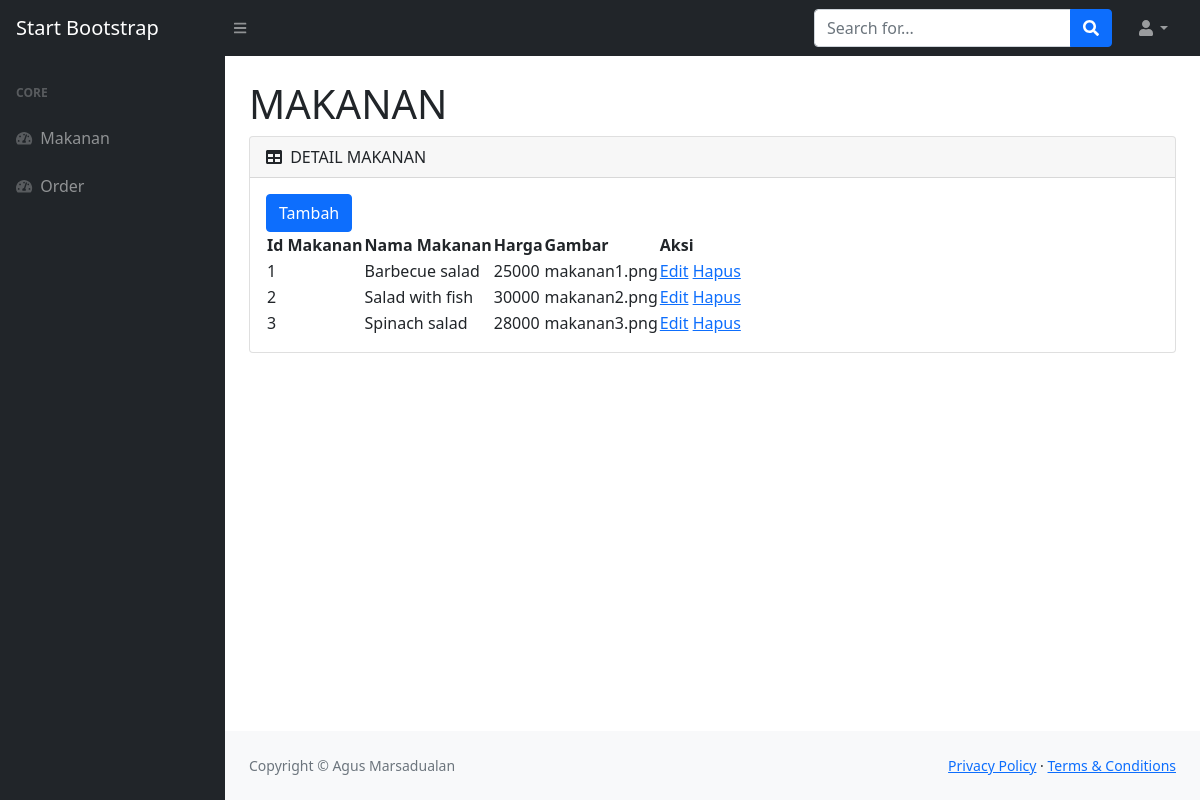
The page /admin/makanan.php on the database its author committed.
### tables this page shows
CREATE TABLE `makanan` (
  `id_makanan` int(11) NOT NULL,
  `nama_makanan` varchar(50) NOT NULL,
  `harga_makanan` int(50) NOT NULL,
  `gambar` varchar(50) NOT NULL
);

### admin/makanan.php (the view, shortened to what this page needs)
<!DOCTYPE html>
<html lang="en">
<head>
    <link href="https://cdn.jsdelivr.net/npm/simple-datatables@latest/dist/style.css" rel="stylesheet" />
    <link href="css/styles.css" rel="stylesheet" />
</head>
<body class="sb-nav-fixed">
    <nav class="sb-topnav navbar navbar-expand navbar-dark bg-dark">
        <a class="navbar-brand ps-3" href="index.php">Start Bootstrap</a>
        <button class="btn btn-link btn-sm order-1 order-lg-0 me-4 me-lg-0" id="sidebarToggle" href="#!"><i class="fas fa-bars"></i></button>
        <form class="d-none d-md-inline-block form-inline ms-auto me-0 me-md-3 my-2 my-md-0">
            <div class="input-group">
                <input class="form-control" type="text" placeholder="Search for..." aria-label="Search for..." aria-describedby="btnNavbarSearch" />
                <button class="btn btn-primary" id="btnNavbarSearch" type="button"><i class="fas fa-search"></i></button>
            </div>
        </form>
        <ul class="navbar-nav ms-auto ms-md-0 me-3 me-lg-4">
            <li class="nav-item dropdown">
                <a class="nav-link dropdown-toggle" id="navbarDropdown" href="#" role="button" data-bs-toggle="dropdown" aria-expanded="false"><i class="fas fa-user fa-fw"></i></a>
            </li>
        </ul>
    </nav>
    <div id="layoutSidenav">
        <div id="layoutSidenav_nav">
            <nav class="sb-sidenav accordion sb-sidenav-dark" id="sidenavAccordion">
                <div class="sb-sidenav-menu">
                    <div class="nav">
                        <div class="sb-sidenav-menu-heading">Core</div>
                        <a class="nav-link" href="makanan.php">
                            <div class="sb-nav-link-icon"><i class="fas fa-tachometer-alt"></i></div>
                            Makanan
                        </a>
                        <a class="nav-link" href="index.php">
                            <div class="sb-nav-link-icon"><i class="fas fa-tachometer-alt"></i></div>
                            Order
                        </a>
                    </div>
                </div>
            </nav>
        </div>
        <div id="layoutSidenav_content">
            <main>
                <?php
                include('../koneksi.php');
                $data = mysqli_query($koneksidb, "SELECT * FROM makanan")
                ?>
                <div class="container-fluid px-4">
                    <h1 class="mt-4">MAKANAN</h1>
                    <div class="card mb-4">
                        <div class="card-header">
                            <i class="fas fa-table me-1"></i>
                            DETAIL MAKANAN
                        </div>
                        <div class="card-body">
                            <a class="btn btn-primary" href="tambah_makanan.php">Tambah</a>
                            <table id="datatablesSimple">
                                <thead>
                                    <tr>
                                        <th>Id Makanan</th>
                                        <th>Nama Makanan</th>
                                        <th>Harga</th>
                                        <th>Gambar</th>
                                        <th>Aksi</th>
                                    </tr>
                                </thead>
                                <tbody>
                                    <?php while ($tampil = mysqli_fetch_array($data)) { ?>
                                        <tr>
                                            <td><?= $tampil["id_makanan"]; ?></td>
                                            <td><?= $tampil["nama_makanan"]; ?></td>
                                            <td><?= $tampil["harga_makanan"]; ?></td>
                                            <td><?= $tampil["gambar"]; ?></td>
                                            <td>
                                                <a href="edit_makanan.php?id_makanan=<?php echo "$tampil[id_makanan]"; ?>">Edit</a>
                                                <a href="hapus_makanan.php?id_makanan=<?php echo "$tampil[id_makanan]"; ?>" onclick="return confirm('yakin hapus?')">Hapus</a>
                                            </td>
                                        </tr>
                                    <?php } ?>
                                </tbody>
                            </table>
                        </div>
                    </div>
                </div>
            </main>
            <footer class="py-4 bg-light mt-auto">
                <div class="container-fluid px-4">
                    <div class="d-flex align-items-center justify-content-between small">
                        <div class="text-muted">Copyright &copy; Agus Marsadualan</div>
                        <div>
                            <a href="#">Privacy Policy</a>
                            &middot;
                            <a href="#">Terms &amp; Conditions</a>
                        </div>
                    </div>
                </div>
            </footer>
        </div>
    </div>
</body>
</html>

### rows shown on the page
makanan: id_makanan "1", nama_makanan "Barbecue salad", harga_makanan "25000", gambar "makanan1.png"
makanan: id_makanan "2", nama_makanan "Salad with fish", harga_makanan "30000", gambar "makanan2.png"
makanan: id_makanan "3", nama_makanan "Spinach salad", harga_makanan "28000", gambar "makanan3.png"
